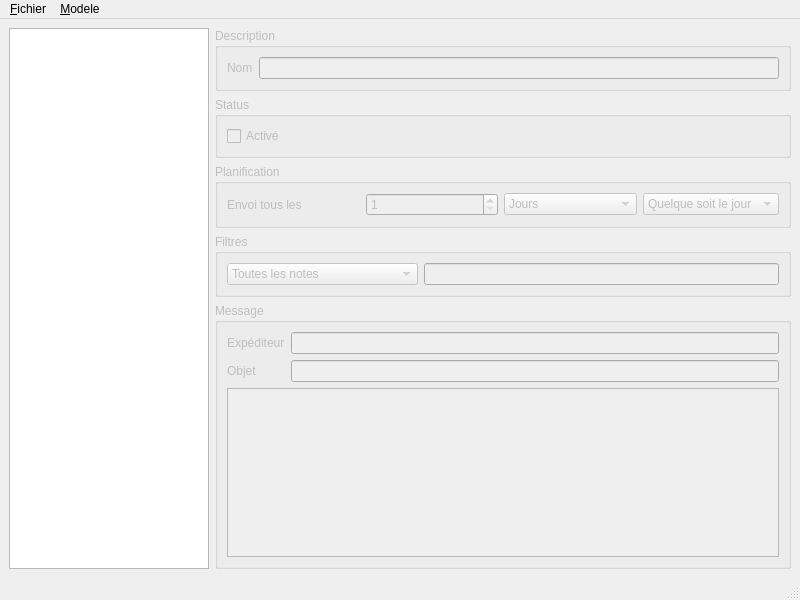
<?xml version="1.0" encoding="UTF-8"?>
<ui version="4.0">
 <class>Mailscheduler</class>
 <widget class="QMainWindow" name="Mailscheduler">
  <property name="windowModality">
   <enum>Qt::WindowModal</enum>
  </property>
  <property name="geometry">
   <rect>
    <x>0</x>
    <y>0</y>
    <width>800</width>
    <height>600</height>
   </rect>
  </property>
  <property name="windowTitle">
   <string notr="true">Planificateur de mails</string>
  </property>
  <widget class="QWidget" name="centralwidget">
   <layout class="QGridLayout" name="gridLayout">
    <item row="3" column="1">
     <widget class="QGroupBox" name="filter_groupbox">
      <property name="enabled">
       <bool>false</bool>
      </property>
      <property name="title">
       <string notr="true">Filtres</string>
      </property>
      <layout class="QGridLayout" name="gridLayout_4">
       <item row="0" column="0">
        <widget class="MailFilterSelector" name="filter_selector">
         <property name="sizePolicy">
          <sizepolicy hsizetype="Maximum" vsizetype="Fixed">
           <horstretch>0</horstretch>
           <verstretch>0</verstretch>
          </sizepolicy>
         </property>
         <item>
          <property name="text">
           <string notr="true">Toutes les notes</string>
          </property>
         </item>
         <item>
          <property name="text">
           <string notr="true">Notes suivantes</string>
          </property>
         </item>
         <item>
          <property name="text">
           <string notr="true">Notes au montant supérieur à</string>
          </property>
         </item>
         <item>
          <property name="text">
           <string notr="true">Notes au montant inférieur à</string>
          </property>
         </item>
        </widget>
       </item>
       <item row="0" column="1">
        <widget class="MailFilterInput" name="filter_input">
         <property name="enabled">
          <bool>false</bool>
         </property>
         <property name="sizePolicy">
          <sizepolicy hsizetype="Minimum" vsizetype="Fixed">
           <horstretch>0</horstretch>
           <verstretch>0</verstretch>
          </sizepolicy>
         </property>
        </widget>
       </item>
      </layout>
     </widget>
    </item>
    <item row="0" column="1">
     <widget class="QGroupBox" name="description_groupbox">
      <property name="enabled">
       <bool>false</bool>
      </property>
      <property name="title">
       <string notr="true">Description</string>
      </property>
      <layout class="QGridLayout" name="gridLayout_6">
       <item row="0" column="0">
        <widget class="QLabel" name="name_label">
         <property name="text">
          <string notr="true">Nom</string>
         </property>
        </widget>
       </item>
       <item row="0" column="1">
        <widget class="QLineEdit" name="name_input">
         <property name="maxLength">
          <number>255</number>
         </property>
        </widget>
       </item>
      </layout>
     </widget>
    </item>
    <item row="2" column="1">
     <widget class="QGroupBox" name="schedule_groupbox">
      <property name="enabled">
       <bool>false</bool>
      </property>
      <property name="title">
       <string notr="true">Planification</string>
      </property>
      <layout class="QGridLayout" name="gridLayout_3">
       <item row="0" column="1">
        <widget class="QSpinBox" name="schedule_interval">
         <property name="minimum">
          <number>1</number>
         </property>
         <property name="maximum">
          <number>9999</number>
         </property>
        </widget>
       </item>
       <item row="0" column="0">
        <widget class="QLabel" name="schedule_label">
         <property name="text">
          <string notr="true">Envoi tous les </string>
         </property>
        </widget>
       </item>
       <item row="0" column="2">
        <widget class="QComboBox" name="schedule_interval_unit">
         <item>
          <property name="text">
           <string notr="true">Jours</string>
          </property>
         </item>
         <item>
          <property name="text">
           <string notr="true">Semaines</string>
          </property>
         </item>
         <item>
          <property name="text">
           <string notr="true">Mois</string>
          </property>
         </item>
        </widget>
       </item>
       <item row="0" column="3">
        <widget class="QComboBox" name="schedule_day">
         <item>
          <property name="text">
           <string notr="true">Quelque soit le jour</string>
          </property>
         </item>
         <item>
          <property name="text">
           <string notr="true">Le lundi</string>
          </property>
         </item>
         <item>
          <property name="text">
           <string notr="true">Le mardi</string>
          </property>
         </item>
         <item>
          <property name="text">
           <string notr="true">Le mercredi</string>
          </property>
         </item>
         <item>
          <property name="text">
           <string notr="true">Le jeudi</string>
          </property>
         </item>
         <item>
          <property name="text">
           <string notr="true">Le vendredi</string>
          </property>
         </item>
         <item>
          <property name="text">
           <string notr="true">Le samedi</string>
          </property>
         </item>
         <item>
          <property name="text">
           <string notr="true">Le dimanche</string>
          </property>
         </item>
        </widget>
       </item>
      </layout>
     </widget>
    </item>
    <item row="4" column="1">
     <widget class="QGroupBox" name="message_groupbox">
      <property name="enabled">
       <bool>false</bool>
      </property>
      <property name="title">
       <string notr="true">Message</string>
      </property>
      <layout class="QGridLayout" name="gridLayout_2">
       <item row="0" column="1" colspan="2">
        <widget class="QLineEdit" name="sender_input">
         <property name="sizePolicy">
          <sizepolicy hsizetype="Minimum" vsizetype="Fixed">
           <horstretch>0</horstretch>
           <verstretch>0</verstretch>
          </sizepolicy>
         </property>
        </widget>
       </item>
       <item row="2" column="1" colspan="2">
        <widget class="QLineEdit" name="subject_input">
         <property name="sizePolicy">
          <sizepolicy hsizetype="Minimum" vsizetype="Fixed">
           <horstretch>0</horstretch>
           <verstretch>0</verstretch>
          </sizepolicy>
         </property>
        </widget>
       </item>
       <item row="0" column="0">
        <widget class="QLabel" name="sender_label">
         <property name="sizePolicy">
          <sizepolicy hsizetype="Maximum" vsizetype="Preferred">
           <horstretch>0</horstretch>
           <verstretch>0</verstretch>
          </sizepolicy>
         </property>
         <property name="text">
          <string notr="true">Expéditeur</string>
         </property>
        </widget>
       </item>
       <item row="2" column="0">
        <widget class="QLabel" name="subject_label">
         <property name="sizePolicy">
          <sizepolicy hsizetype="Maximum" vsizetype="Preferred">
           <horstretch>0</horstretch>
           <verstretch>0</verstretch>
          </sizepolicy>
         </property>
         <property name="text">
          <string notr="true">Objet</string>
         </property>
        </widget>
       </item>
       <item row="3" column="0" colspan="3">
        <widget class="MailMessageInput" name="message_input"/>
       </item>
      </layout>
     </widget>
    </item>
    <item row="1" column="1">
     <widget class="QGroupBox" name="status_groupbox">
      <property name="enabled">
       <bool>false</bool>
      </property>
      <property name="title">
       <string notr="true">Status</string>
      </property>
      <layout class="QGridLayout" name="gridLayout_5">
       <item row="0" column="0">
        <widget class="QCheckBox" name="active_checkbox">
         <property name="text">
          <string notr="true">Activé</string>
         </property>
        </widget>
       </item>
      </layout>
     </widget>
    </item>
    <item row="0" column="0" rowspan="5">
     <widget class="ScheduledMailsList" name="scheduled_mails_list">
      <property name="sizePolicy">
       <sizepolicy hsizetype="Fixed" vsizetype="Expanding">
        <horstretch>0</horstretch>
        <verstretch>0</verstretch>
       </sizepolicy>
      </property>
      <property name="minimumSize">
       <size>
        <width>200</width>
        <height>0</height>
       </size>
      </property>
      <property name="maximumSize">
       <size>
        <width>200</width>
        <height>16777215</height>
       </size>
      </property>
     </widget>
    </item>
   </layout>
  </widget>
  <widget class="QMenuBar" name="menubar">
   <property name="geometry">
    <rect>
     <x>0</x>
     <y>0</y>
     <width>800</width>
     <height>19</height>
    </rect>
   </property>
   <widget class="QMenu" name="menuFichier">
    <property name="title">
     <string notr="true">&amp;Fichier</string>
    </property>
    <addaction name="new_mail"/>
    <addaction name="save_scheduled_mail"/>
   </widget>
   <widget class="QMenu" name="menuModel">
    <property name="title">
     <string notr="true">&amp;Modele</string>
    </property>
    <addaction name="save_model"/>
    <addaction name="load_model"/>
   </widget>
   <addaction name="menuFichier"/>
   <addaction name="menuModel"/>
  </widget>
  <widget class="QStatusBar" name="statusbar"/>
  <action name="new_mail">
   <property name="text">
    <string notr="true">Nouveau</string>
   </property>
   <property name="shortcut">
    <string notr="true">Ctrl+N</string>
   </property>
  </action>
  <action name="save_model">
   <property name="text">
    <string notr="true">Enregistrer en temps que modele</string>
   </property>
   <property name="shortcut">
    <string notr="true">Ctrl+Shift+S</string>
   </property>
  </action>
  <action name="load_model">
   <property name="text">
    <string notr="true">Charger le modele</string>
   </property>
   <property name="shortcut">
    <string notr="true">Ctrl+Shift+O</string>
   </property>
  </action>
  <action name="save_scheduled_mail">
   <property name="text">
    <string notr="true">Sauvegarder</string>
   </property>
   <property name="shortcut">
    <string notr="true">Ctrl+S</string>
   </property>
  </action>
 </widget>
 <customwidgets>
  <customwidget>
   <class>MailMessageInput</class>
   <extends>QTextEdit</extends>
   <header>gui/mail_message_input_widget</header>
  </customwidget>
  <customwidget>
   <class>MailFilterSelector</class>
   <extends>QComboBox</extends>
   <header>gui/mail_widget</header>
   <slots>
    <slot>update_filter(int)</slot>
   </slots>
  </customwidget>
  <customwidget>
   <class>MailFilterInput</class>
   <extends>QLineEdit</extends>
   <header>gui/mail_widget</header>
   <slots>
    <slot>on_click()</slot>
   </slots>
  </customwidget>
  <customwidget>
   <class>ScheduledMailsList</class>
   <extends>QListWidget</extends>
   <header>gui/mail_scheduler_window</header>
  </customwidget>
 </customwidgets>
 <tabstops>
  <tabstop>scheduled_mails_list</tabstop>
  <tabstop>name_input</tabstop>
  <tabstop>active_checkbox</tabstop>
  <tabstop>schedule_interval</tabstop>
  <tabstop>schedule_interval_unit</tabstop>
  <tabstop>schedule_day</tabstop>
  <tabstop>filter_selector</tabstop>
  <tabstop>filter_input</tabstop>
  <tabstop>sender_input</tabstop>
  <tabstop>subject_input</tabstop>
  <tabstop>message_input</tabstop>
 </tabstops>
 <resources/>
 <connections>
  <connection>
   <sender>new_mail</sender>
   <signal>triggered()</signal>
   <receiver>Mailscheduler</receiver>
   <slot>new_mail_fnc()</slot>
   <hints>
    <hint type="sourcelabel">
     <x>-1</x>
     <y>-1</y>
    </hint>
    <hint type="destinationlabel">
     <x>399</x>
     <y>299</y>
    </hint>
   </hints>
  </connection>
  <connection>
   <sender>save_model</sender>
   <signal>triggered()</signal>
   <receiver>Mailscheduler</receiver>
   <slot>save_model_fnc()</slot>
   <hints>
    <hint type="sourcelabel">
     <x>-1</x>
     <y>-1</y>
    </hint>
    <hint type="destinationlabel">
     <x>399</x>
     <y>299</y>
    </hint>
   </hints>
  </connection>
  <connection>
   <sender>load_model</sender>
   <signal>triggered()</signal>
   <receiver>Mailscheduler</receiver>
   <slot>load_model_fnc()</slot>
   <hints>
    <hint type="sourcelabel">
     <x>-1</x>
     <y>-1</y>
    </hint>
    <hint type="destinationlabel">
     <x>399</x>
     <y>299</y>
    </hint>
   </hints>
  </connection>
  <connection>
   <sender>filter_selector</sender>
   <signal>currentIndexChanged(int)</signal>
   <receiver>filter_selector</receiver>
   <slot>update_filter(int)</slot>
   <hints>
    <hint type="sourcelabel">
     <x>347</x>
     <y>270</y>
    </hint>
    <hint type="destinationlabel">
     <x>337</x>
     <y>274</y>
    </hint>
   </hints>
  </connection>
  <connection>
   <sender>scheduled_mails_list</sender>
   <signal>itemSelectionChanged()</signal>
   <receiver>Mailscheduler</receiver>
   <slot>on_selected_mail_change()</slot>
   <hints>
    <hint type="sourcelabel">
     <x>110</x>
     <y>170</y>
    </hint>
    <hint type="destinationlabel">
     <x>3</x>
     <y>491</y>
    </hint>
   </hints>
  </connection>
  <connection>
   <sender>save_scheduled_mail</sender>
   <signal>triggered()</signal>
   <receiver>Mailscheduler</receiver>
   <slot>save_scheduled_mail_fnc()</slot>
   <hints>
    <hint type="sourcelabel">
     <x>-1</x>
     <y>-1</y>
    </hint>
    <hint type="destinationlabel">
     <x>399</x>
     <y>299</y>
    </hint>
   </hints>
  </connection>
  <connection>
   <sender>name_input</sender>
   <signal>editingFinished()</signal>
   <receiver>Mailscheduler</receiver>
   <slot>rename_current_mail()</slot>
   <hints>
    <hint type="sourcelabel">
     <x>301</x>
     <y>63</y>
    </hint>
    <hint type="destinationlabel">
     <x>227</x>
     <y>23</y>
    </hint>
   </hints>
  </connection>
 </connections>
 <slots>
  <slot>load_model_fnc()</slot>
  <slot>save_model_fnc()</slot>
  <slot>new_mail_fnc()</slot>
  <slot>on_selected_mail_change()</slot>
  <slot>save_scheduled_mail_fnc()</slot>
  <slot>rename_current_mail()</slot>
 </slots>
</ui>
